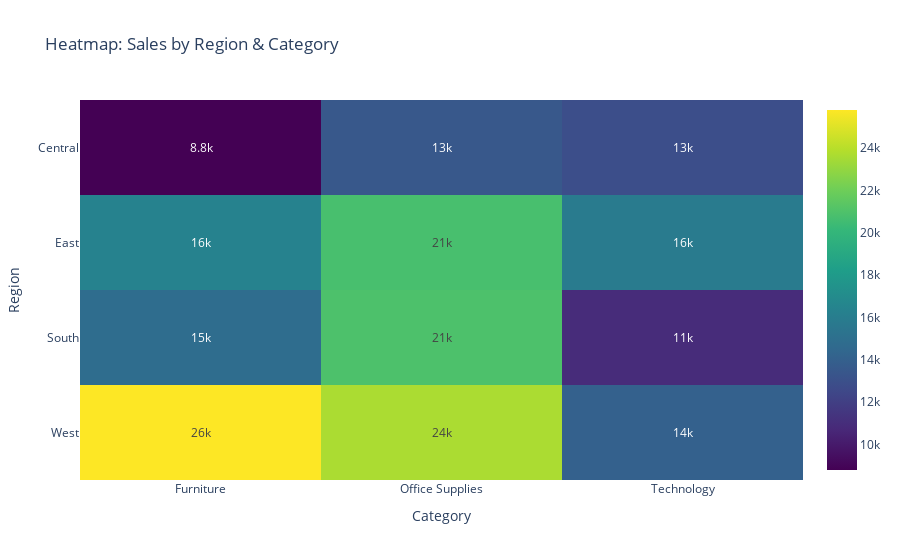

The code cell stored with this chart in its notebook:
### Code cell
## Heatmap - Sales by Region & Category

heatmap_data = df.pivot_table(
index = "Region", columns = "Category", values = "Sales", aggfunc = "sum"
).fillna(0)


fig4 = px.imshow(
heatmap_data,
    text_auto = ".2s",
    color_continuous_scale = "Viridis",
    aspect = "auto",
    title = "Heatmap: Sales by Region & Category"
)

fig4.show()

### Figure 1 — Plotly figure (JSON) as saved in the notebook; plotly's stock layout.template omitted (floating-point values rounded to 4 significant figures)
{"data": [{"coloraxis": "coloraxis", "hovertemplate": "Category: %{x}<br>Region: %{y}<br>color: %{z}<extra></extra>", "name": "0", "texttemplate": "%{z:.2s}", "type": "heatmap", "x": ["Furniture", "Office Supplies", "Technology"], "xaxis": "x", "y": ["Central", "East", "South", "West"], "yaxis": "y", "z": [[8795.0, 13480.0, 12880.0], [16380.0, 20770.0, 15830.0], [14840.0, 20920.0, 10930.0], [25800.0, 23630.0, 14050.0]]}], "layout": {"coloraxis": {"colorscale": [[0, "#440154"], [0.1111, "#482878"], [0.2222, "#3e4989"], [0.3333, "#31688e"], [0.4444, "#26828e"], [0.5556, "#1f9e89"], [0.6667, "#35b779"], [0.7778, "#6ece58"], [0.8889, "#b5de2b"], [1, "#fde725"]]}, "title": {"text": "Heatmap: Sales by Region & Category"}, "xaxis": {"anchor": "y", "domain": [0, 1], "title": {"text": "Category"}}, "yaxis": {"anchor": "x", "autorange": "reversed", "domain": [0, 1], "title": {"text": "Region"}}}}
